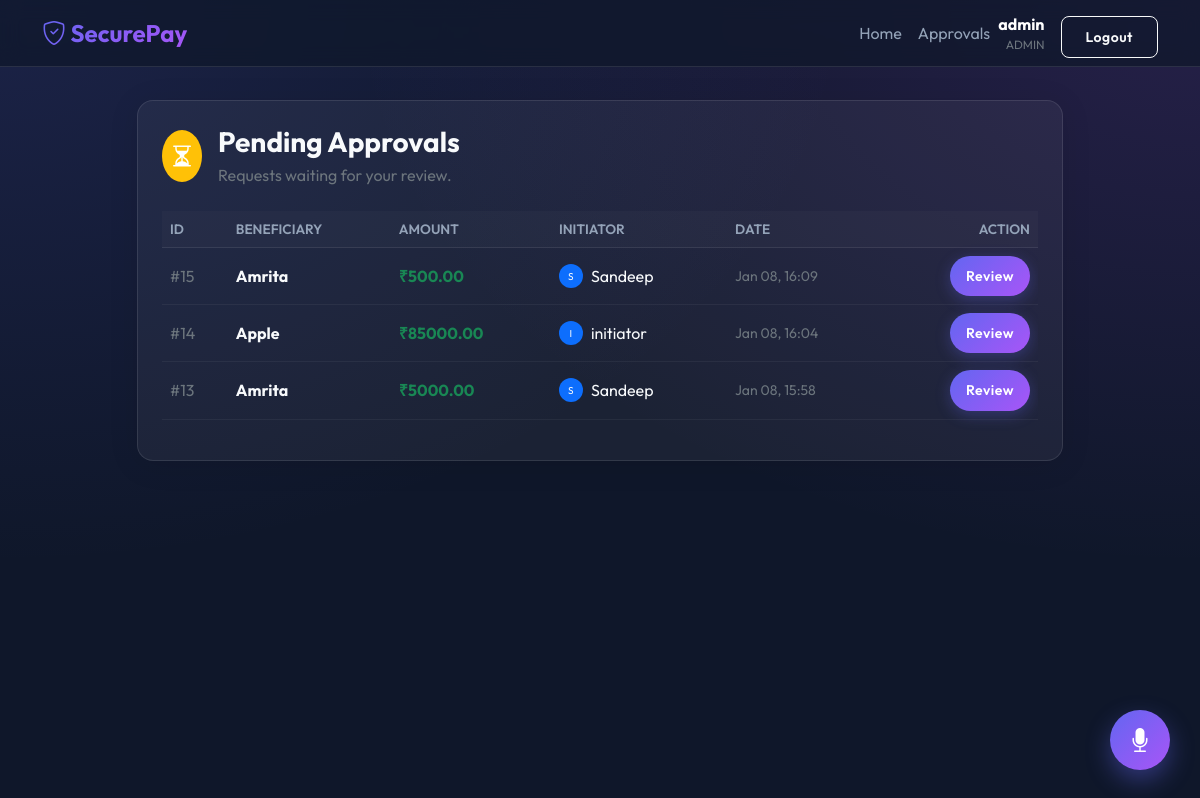
Screenshot of /pending/ (signed in) with the database file from the repository.
### payments/models.py (models this page shows, shortened)
class UserProfile(AbstractUser):
    class Role(models.TextChoices):
        INITIATOR = 'INITIATOR', _('Initiator')
        APPROVER = 'APPROVER', _('Approver')
        ADMIN = 'ADMIN', _('Admin')
    role = models.CharField(
        max_length=20,
        choices=Role.choices,
        default=Role.INITIATOR,
    )
    def is_initiator(self):
        return self.role == self.Role.INITIATOR
    def is_approver(self):
        return self.role == self.Role.APPROVER
    def is_admin(self):
        return self.role == self.Role.ADMIN

class PaymentRequest(models.Model):
    class Status(models.TextChoices):
        PENDING = 'PENDING', _('Pending Approval')
        APPROVED = 'APPROVED', _('Ready for Execution')
        REJECTED = 'REJECTED', _('Rejected')
        EXECUTED = 'EXECUTED', _('Executed')
    initiator = models.ForeignKey(UserProfile, on_delete=models.CASCADE, related_name='initiated_payments')
    amount = models.DecimalField(max_digits=12, decimal_places=2)
    beneficiary_name = models.CharField(max_length=255)
    description = models.TextField(blank=True)
    status = models.CharField(
        max_length=20,
        choices=Status.choices,
        default=Status.PENDING,
    )
    created_at = models.DateTimeField(auto_now_add=True)
    updated_at = models.DateTimeField(auto_now=True)

### payments/views.py (the view)
# urls.py: path('pending/', views.pending_approvals, name='pending_approvals'),
@login_required
def pending_approvals(request):
    if not is_approver_or_admin(request.user):
        messages.error(request, "Access denied.")
        return redirect('payments:home')
    pending_payments = PaymentRequest.objects.filter(
        status=PaymentRequest.Status.PENDING
    ).exclude(
        initiator=request.user
    ).exclude(
        approvals__approver=request.user
    ).order_by('-created_at')
    ready_for_execution = []
    if request.user.role == UserProfile.Role.ADMIN:
        ready_for_execution = PaymentRequest.objects.filter(
            status=PaymentRequest.Status.APPROVED
        ).order_by('-created_at')
    return render(request, 'payments/pending_payments.html', {
        'pending_payments': pending_payments,
        'ready_for_execution': ready_for_execution
    })

### payments/views.py (called while the page is built)
def is_approver_or_admin(user):
    return user.is_authenticated and (user.role == UserProfile.Role.APPROVER or user.role == UserProfile.Role.ADMIN)

### templates/payments/pending_payments.html (shortened to what this page needs)
{% extends "base.html" %}
{% block content %}
<div class="row justify-content-center fade-in">
  <div class="col-lg-10">
    <div class="glass-card p-4 mb-5">
      <div class="d-flex align-items-center mb-4">
        <div class="icon-box bg-warning p-2 rounded-circle text-white me-3">
          <i class="bi bi-hourglass-split fs-4"></i>
        </div>
        <div>
          <h3 class="fw-bold mb-1">Pending Approvals</h3>
          <p class="text-secondary mb-0">Requests waiting for your review.</p>
        </div>
      </div>
      {% if pending_payments %}
      <div class="table-responsive">
        <table class="table text-light table-hover align-middle">
          <thead>
            <tr>
              <th>ID</th>
              <th>Beneficiary</th>
              <th>Amount</th>
              <th>Initiator</th>
              <th>Date</th>
              <th class="text-end">Action</th>
            </tr>
          </thead>
          <tbody>
            {% for p in pending_payments %}
            <tr>
              <td><span class="text-secondary">#{{ p.id }}</span></td>
              <td class="fw-bold">{{ p.beneficiary_name }}</td>
              <td class="text-success fw-bold">₹{{ p.amount }}</td>
              <td>
                <div class="d-flex align-items-center">
                  <div class="bg-primary rounded-circle me-2 d-flex align-items-center justify-content-center"
                    style="width: 24px; height: 24px; font-size: 10px;">
                    {{ p.initiator.username|make_list|first|upper }}
                  </div>
                  {{ p.initiator.username }}
                </div>
              </td>
              <td class="text-secondary small">{{ p.created_at|date:"M d, H:i" }}</td>
              <td class="text-end">
                <a href="{% url 'payments:payment_detail' p.id %}" class="btn btn-sm btn-primary rounded-pill px-3">
                  Review
                </a>
              </td>
            </tr>
            {% endfor %}
          </tbody>
        </table>
      </div>
      {% else %}
      <p class="text-secondary fst-italic ms-5">No pending payments require your approval at this time.</p>
      {% endif %}
    </div>
  </div>
</div>
{% endblock %}

### templates/base.html (shortened to what this page needs)
{% load static %}
<!doctype html>
<html lang="en">
<head>
  <link href="https://cdn.jsdelivr.net/npm/bootstrap@5.3.0/dist/css/bootstrap.min.css" rel="stylesheet">
  <link rel="stylesheet" href="https://cdn.jsdelivr.net/npm/bootstrap-icons@1.10.0/font/bootstrap-icons.css">
  <link rel="stylesheet" href="{% static 'css/style.css' %}?v=1">
</head>
<body>
  <nav class="navbar navbar-expand-lg navbar-glass fixed-top">
    <div class="container">
      <a class="navbar-brand" href="{% url 'payments:home' %}">
        <i class="bi bi-shield-check"></i> SecurePay
      </a>
      <div class="collapse navbar-collapse" id="navbarCollapse">
        <ul class="navbar-nav ms-auto mb-2 mb-lg-0 align-items-center">
          <li class="nav-item"><a class="nav-link" href="{% url 'payments:home' %}">Home</a></li>
          {% if user.is_authenticated %}
          {% if user.is_approver or user.is_admin %}
          <li class="nav-item"><a class="nav-link" href="{% url 'payments:pending_approvals' %}">Approvals</a></li>
          {% endif %}
          {% endif %}
        </ul>
        <ul class="navbar-nav">
          {% if user.is_authenticated %}
          <li class="nav-item d-flex align-items-center me-3">
            <div class="d-flex flex-column text-end">
              <span class="text-white fw-bold">{{ user.username }}</span>
              <small class="text-secondary" style="font-size: 0.75rem;">{{ user.role }}</small>
            </div>
          </li>
          <li class="nav-item">
            <form action="{% url 'logout' %}" method="post">
              <button type="submit" class="btn btn-outline-light btn-sm mt-2">Logout</button>
            </form>
          </li>
          {% else %}
          <li class="nav-item"><a class="btn btn-primary btn-sm px-4" href="{% url 'login' %}">Login</a></li>
          {% endif %}
        </ul>
      </div>
    </div>
  </nav>
  <div class="container" style="padding-top: 100px;">
    <div class="fade-in">
      {% block content %}{% endblock %}
    </div>
  </div>
  <div id="voice-assistant-btn" class="voice-fab" title="AI Voice Assistant">
    <i class="bi bi-mic-fill"></i>
  </div>
</body>
</html>

### static/css/style.css (style rules this page uses)
:root { --primary-gradient: linear-gradient(135deg, #6366f1 0%, #a855f7 100%); --glass-bg: rgba(255, 255, 255, 0.05); --glass-border: rgba(255, 255, 255, 0.1); --text-primary: #f8fafc; --text-secondary: #94a3b8; --bg-dark: #0f172a; --success-gradient: linear-gradient(135deg, #10b981 0%, #059669 100%); --danger-gradient: linear-gradient(135deg, #ef4444 0%, #dc2626 100%); }
body { background-color: var(--bg-dark); background-image: radial-gradient(at 0% 0%, rgba(99, 102, 241, 0.15) 0px, transparent 50%), radial-gradient(at 100% 0%, rgba(168, 85, 247, 0.15) 0px, transparent 50%); background-attachment: fixed; color: var(--text-primary); font-family: 'Outfit', sans-serif; min-height: 100vh; }
.table { color: var(--text-primary); border-color: rgba(255, 255, 255, 0.1); }
.table th { color: var(--text-secondary); font-weight: 600; text-transform: uppercase; font-size: 0.85rem; border-bottom-color: rgba(255, 255, 255, 0.1); }
.table td { color: var(--text-primary); border-bottom-color: rgba(255, 255, 255, 0.05); vertical-align: middle; }
.glass-card { background: var(--glass-bg); backdrop-filter: blur(12px); -webkit-backdrop-filter: blur(12px); border: 1px solid var(--glass-border); border-radius: 16px; box-shadow: 0 4px 30px rgba(0, 0, 0, 0.1); }
.navbar-glass { background: rgba(15, 23, 42, 0.7); backdrop-filter: blur(10px); border-bottom: 1px solid var(--glass-border); }
.navbar-brand { font-weight: 700; font-size: 1.5rem; background: var(--primary-gradient); -webkit-background-clip: text; -webkit-text-fill-color: transparent; }
.nav-link { color: var(--text-secondary) !important; transition: color 0.3s; }
.btn-primary { background: var(--primary-gradient); border: none; box-shadow: 0 4px 15px rgba(99, 102, 241, 0.3); }
.btn { border-radius: 8px; padding: 0.6rem 1.5rem; font-weight: 600; letter-spacing: 0.5px; transition: transform 0.2s, box-shadow 0.2s; }
.table { color: var(--text-primary); --bs-table-bg: transparent; --bs-table-border-color: var(--glass-border); }
.table thead th { background: rgba(255, 255, 255, 0.02); border-bottom: 1px solid var(--glass-border); color: var(--text-secondary); font-weight: 600; text-transform: uppercase; font-size: 0.85rem; }
.voice-fab { position: fixed; bottom: 30px; right: 30px; width: 60px; height: 60px; border-radius: 50%; background: var(--primary-gradient); color: white; display: flex; align-items: center; justify-content: center; font-size: 24px; box-shadow: 0 10px 25px rgba(99, 102, 241, 0.4); cursor: pointer; z-index: 1000; transition: transform 0.3s; }
.fade-in { animation: fadeIn 0.5s ease-out forwards; }

### rows the page displays
UserProfile: username "admin", role "ADMIN"
PaymentRequest: id "15", beneficiary_name "Amrita", amount "500.00", initiator.username|make_list "S", initiator.username "Sandeep", created_at "Jan 08, 16:09"
PaymentRequest: id "14", beneficiary_name "Apple", amount "85000.00", initiator.username|make_list "I", initiator.username "initiator", created_at "Jan 08, 16:04"
PaymentRequest: id "13", beneficiary_name "Amrita", amount "5000.00", initiator.username|make_list "S", initiator.username "Sandeep", created_at "Jan 08, 15:58"
